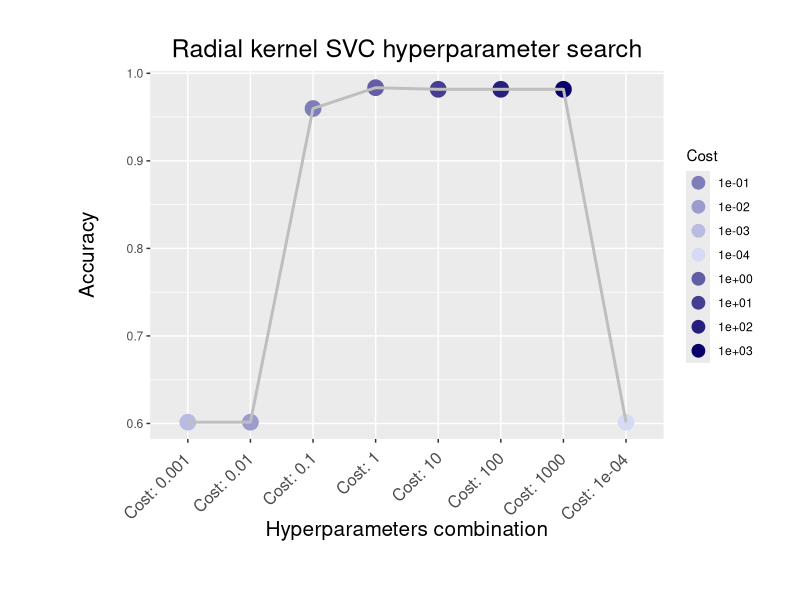
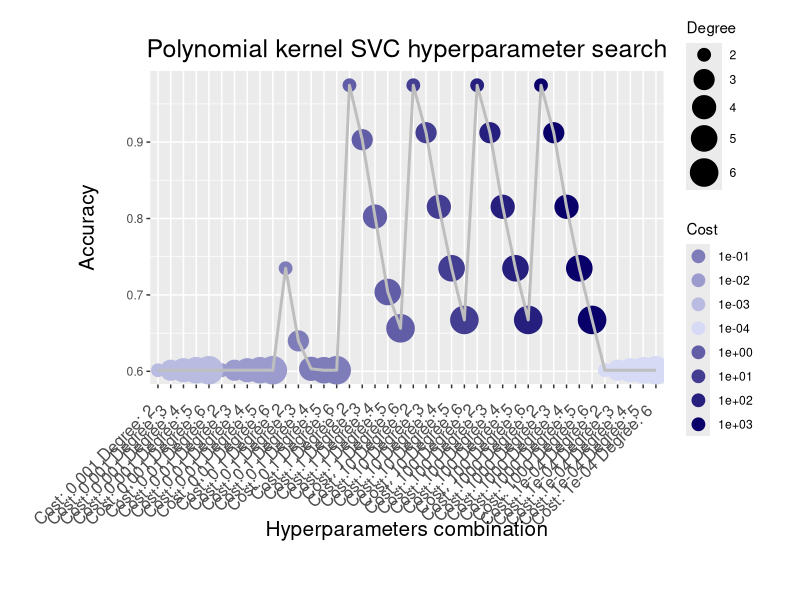
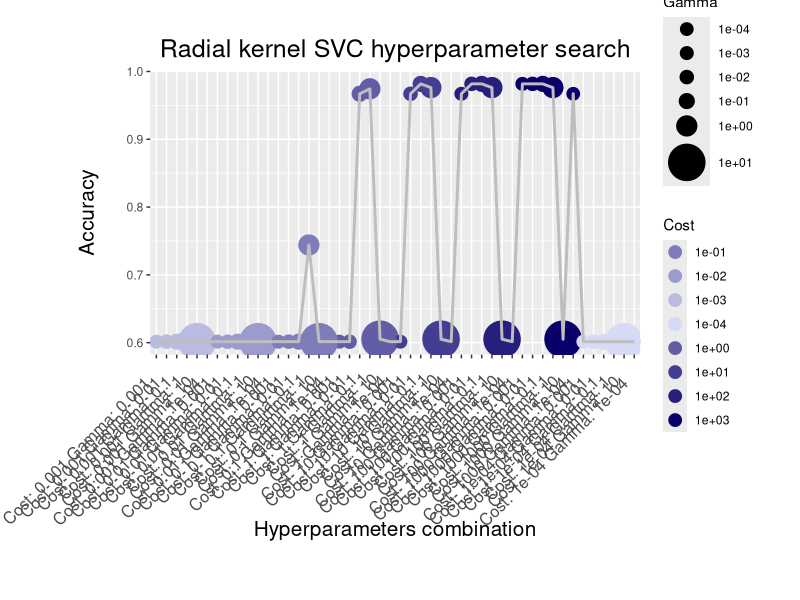
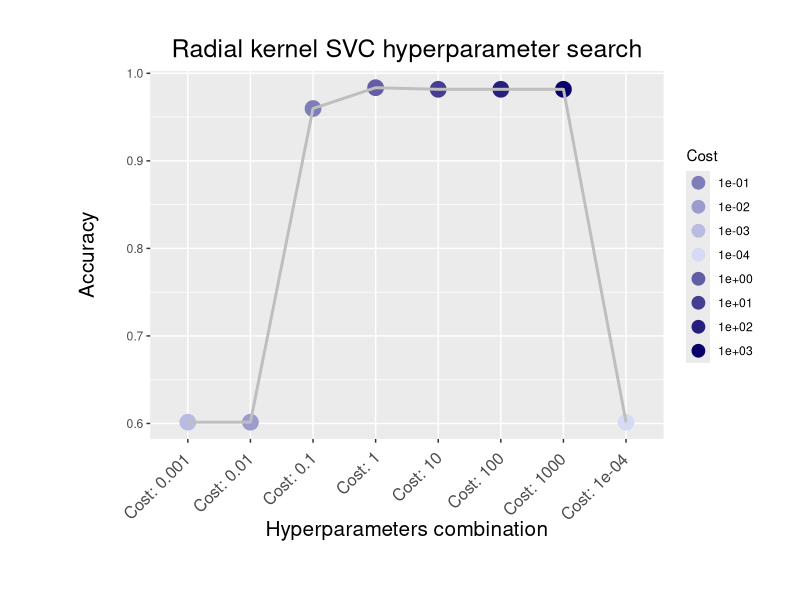
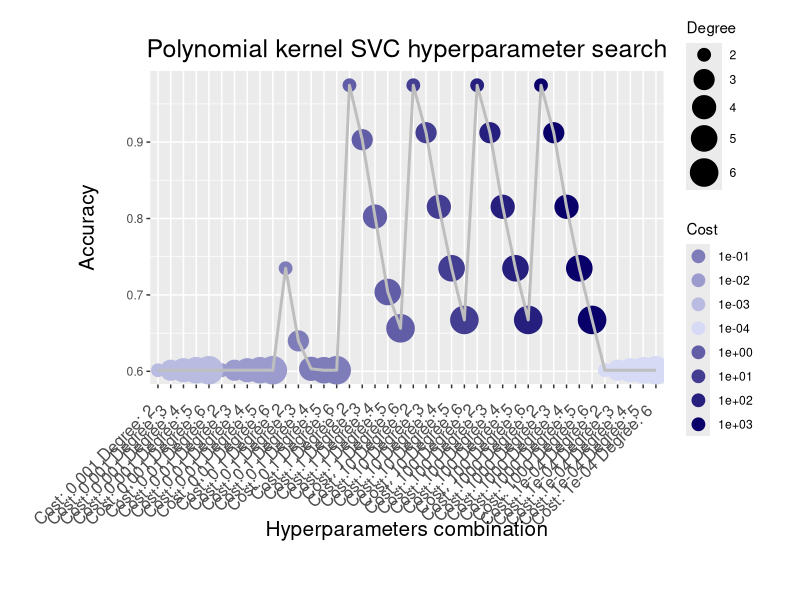
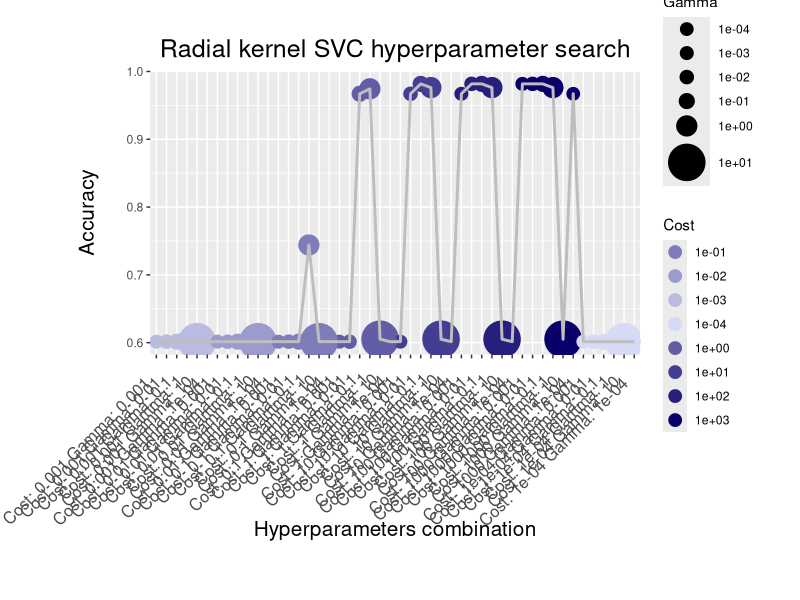

These charts were generated, in order, by the following R code:
## ---- chunk 1
# import dplyr
library(dplyr)
library(ggplot2)
## ---- chunk 2
# linear kernel SVC df
SVC_df = read.csv("data/SVC.csv")
SVC_df

# polynomial kernel SVM df
SVC_poly_df = read.csv("data/SVC_poly.csv")
SVC_poly_df

# radial kernel SVM df
SVC_radial_df = read.csv("data/SVC_rad.csv")
SVC_radial_df
## ---- chunk 3
SVC_mod = SVC_df %>%
  # add a column with corresponding cost and degree values
  mutate(new_col = paste("Cost:", Cost)) %>%
  # sort df based on accuracy
  arrange(desc(Accuracy))

# convert the new column as factor
SVC_mod$new_col = as.factor(SVC_mod$new_col)
# avoid scientific notation in cost
SVC_mod$Cost = format(SVC_mod$Cost, scientific = T)
# convert cost as factor
SVC_mod$Cost = as.factor(SVC_mod$Cost) 
## ---- chunk 4
cols <- c("1e+03" = "#09006A", "1e+02" = "#261F7E", "1e+01" = "#443E92", "1e+00" = "#615DA6", "1e-01" = "#7E7DB9", "1e-02" = "#9B9CCD", "1e-03" = "#B9BBE1", "1e-04" = "#D6DAF5")

ggplot(SVC_mod, aes(x=new_col, y=Accuracy, colour=Cost, group=1)) + 
    geom_point(size=5) +
    scale_colour_manual(values = cols) +
    guides(colour = guide_legend(override.aes = list(size=4))) +
    # scale_size(range = c(4, 9)) +
    geom_line(colour="grey", size=1) +
    theme(axis.text.x = element_text(angle = 45, hjust = 1.1, size=12)) +
    xlab("Hyperparameters combination") +
    theme(axis.title.y = element_text(margin = margin(t = 0, r = 20, b = 0, l = 0), size= 15)) +
    theme(axis.title.x = element_text(margin = margin(t = 0, r = 20, b = 0, l = 0), size= 15)) +
    ggtitle("Radial kernel SVC hyperparameter search") +
    theme(plot.title = element_text(hjust = 0.5, size= 18)) +
    theme(plot.margin = margin(1,1,1.5,2, "cm"))


ggsave("SVC_linear.png")
## ---- chunk 5

SVC_poly_mod = SVC_poly_df %>%
  # add a column with corresponding cost and degree values
  mutate(new_col = paste("Cost:", Cost, "Degree:", Degree)) %>%
  # sort df based on accuracy
  arrange(desc(Accuracy))

# convert the new column as factor
SVC_poly_mod$new_col = as.factor(SVC_poly_mod$new_col) 
# avoid scientific notation
SVC_poly_mod$Cost = format(SVC_poly_mod$Cost, scientific = T)

# convert cost as factor
SVC_poly_mod$Cost = as.factor(SVC_poly_mod$Cost) 
## ---- chunk 6
# define cost color palette
cols <- c("1e+03" = "#09006A", "1e+02" = "#261F7E", "1e+01" = "#443E92", "1e+00" = "#615DA6", "1e-01" = "#7E7DB9", "1e-02" = "#9B9CCD", "1e-03" = "#B9BBE1", "1e-04" = "#D6DAF5")

ggplot(SVC_poly_mod, aes(x=new_col, y=Accuracy, size=Degree, colour=Cost, group=1)) + 
    geom_point() +
    scale_colour_manual(values = cols) +
    guides(colour = guide_legend(override.aes = list(size=4))) +
    scale_size(range = c(4, 9)) +
    geom_line(colour="grey", size=1) +
    theme(axis.text.x = element_text(angle = 45, hjust = 1.1, size=12)) +
    xlab("Hyperparameters combination") +
    theme(axis.title.y = element_text(margin = margin(t = 0, r = 20, b = 0, l = 0), size= 15)) +
    theme(axis.title.x = element_text(margin = margin(t = 0, r = 20, b = 0, l = 0), size= 15)) +
    ggtitle("Polynomial kernel SVC hyperparameter search") +
    theme(plot.title = element_text(hjust = 0.5, size= 18)) +
    theme(plot.margin = margin(1,1,1.5,2, "cm"))

ggsave("SVC_poly.png")
## ---- chunk 7

SVC_radial_mod = SVC_radial_df %>%
  mutate(new_col = paste("Cost:", Cost, "Gamma:", Gamma)) %>%
  arrange(desc(Accuracy))

SVC_radial_mod$new_col = as.factor(SVC_radial_mod$new_col)
SVC_radial_mod$Cost = format(SVC_radial_mod$Cost, scientific = T)
SVC_radial_mod$Cost = as.factor(SVC_radial_mod$Cost)

## ---- chunk 8

cols <- c("1e+03" = "#09006A", "1e+02" = "#261F7E", "1e+01" = "#443E92", "1e+00" = "#615DA6", "1e-01" = "#7E7DB9", "1e-02" = "#9B9CCD", "1e-03" = "#B9BBE1", "1e-04" = "#D6DAF5")

ggplot(SVC_radial_mod, aes(x=new_col, y=Accuracy, size=Gamma, colour=Cost, group=1)) + 
    geom_point() +
    scale_colour_manual(values = cols) +
    scale_size_continuous(range = c(4, 12),breaks=c(0.0001, 0.001, 0.01, 0.1, 1, 10)) +
    guides(colour = guide_legend(override.aes = list(size=4))) +
    # scale_size(range = c(4, 9)) +
    geom_line(colour="grey", size=1) +
    theme(axis.text.x = element_text(angle = 45, hjust = 1.1, size=12)) +
    xlab("Hyperparameters combination") +
    theme(axis.title.y = element_text(margin = margin(t = 0, r = 20, b = 0, l = 0), size= 15)) +
    theme(axis.title.x = element_text(margin = margin(t = 0, r = 20, b = 0, l = 0), size= 15)) +
    ggtitle("Radial kernel SVC hyperparameter search") +
    theme(plot.title = element_text(hjust = 0.5, size= 18)) +
    theme(plot.margin = margin(1,1,1.5,2, "cm"))


ggsave("SVC_rad.png")
